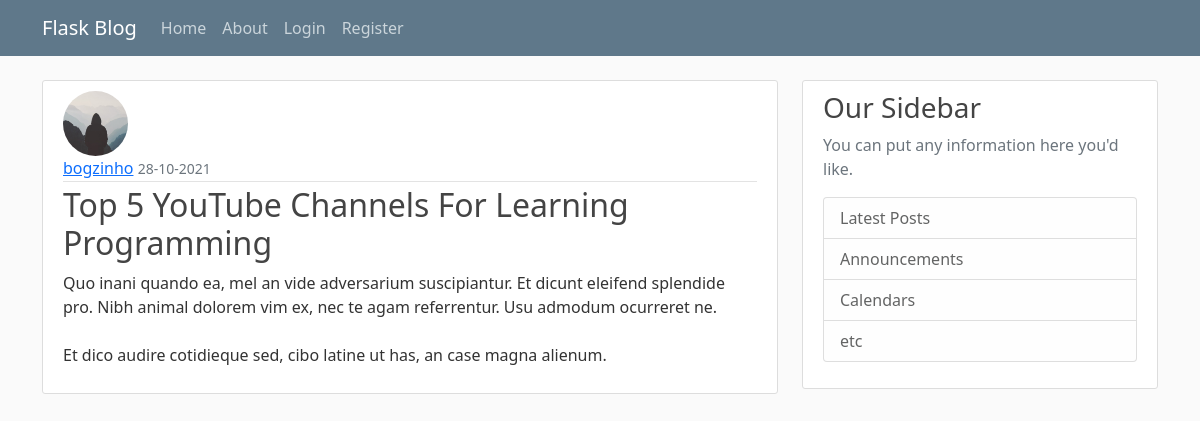
Screenshot of /post/26 with the database file from the repository.
### mainapp/models.py (models this page shows, shortened)
class User(db.Model, UserMixin):
    id = db.Column(db.Integer, primary_key=True)
    username = db.Column(db.String(20), unique=True, nullable=False)
    email = db.Column(db.String(120), unique=True, nullable=False)
    image_file = db.Column(db.String(20),
                           nullable=False, default='default.jpg')
    password = db.Column(db.String(60), nullable=False)
    posts = db.relationship('Post', backref='author', lazy=True)

class Post(db.Model):
    id = db.Column(db.Integer, primary_key=True)
    title = db.Column(db.String(100), nullable=False)
    date_posted = db.Column(db.DateTime, nullable=False,
                            default=datetime.utcnow)
    content = db.Column(db.Text, nullable=False)
    user_id = db.Column(db.Integer, db.ForeignKey('user.id'), nullable=False)

### mainapp/posts/routes.py (the view)
@posts.route('/post/<int:post_id>')
def post(post_id):
    post = Post.query.get_or_404(post_id)
    return render_template('post.html', title=post.title, post=post)

### mainapp/templates/post.html (shortened to what this page needs)
{% extends "base.html" %}
{% block content %}
        <article class="media content-section">
            <img src="{{ url_for('static', filename='profile_pics/' + post.author.image_file) }}" class="rounded-circle article-img">
            <div class="media-body">
            <div class="article-metadata">
                <a class="mr-2" href="{{ url_for('users.user_posts', username=post.author.username) }}">{{ post.author.username }}</a>
                <small class="text-muted">{{ post.date_posted.strftime('%d-%m-%Y') }}</small>
            </div>
            <h2 class="article-title">{{ post.title }}</h2>
            <p class="article-content">{{ post.content }}</p>
            </div>
        </article>
{% endblock content %}

### mainapp/static/main.css (style rules this page uses)
body { background: #fafafa; color: #333333; margin-top: 5rem; }
h1, h2, h3, h4, h5, h6 { color: #444444; }
.content-section { background: #ffffff; padding: 10px 20px; border: 1px solid #dddddd; border-radius: 3px; margin-bottom: 20px; }
.article-title { color: #444444; }
.article-content { white-space: pre-line; }
.article-img { height: 65px; width: 65px; margin-right: 16px; }
.article-metadata { padding-bottom: 1px; margin-bottom: 4px; border-bottom: 1px solid #e3e3e3 }

### rows the page displays
User: image_file (placeholder picture), author.username "bogzinho"
Post: date_posted "28-10-2021", title "Top 5 YouTube Channels For Learning Programming", content "Quo inani quando ea, mel an vide adversarium suscipiantur. Et dicunt eleifend splendide pro. Nibh animal dolorem vim ex, nec te agam referrentur. Usu admodum ocurreret ne. Et dico audire cotidieque sed, cibo latine ut has, an case magna alienum."
